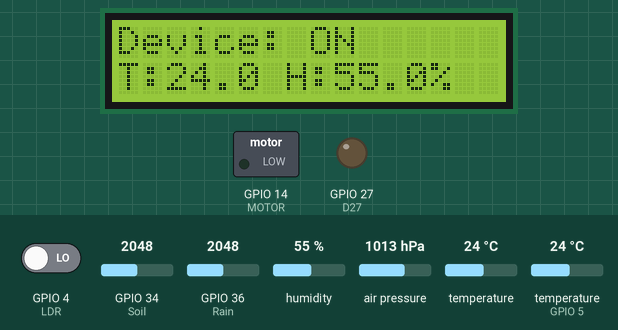
Recording of a program running on a simulated ESP32 board running MicroPython. Parts: 16×2 character LCD, switched loads named in the program (green lamp = pin HIGH), output pins drawn as LEDs (lit = HIGH). The test bench sets the inputs (shaded band); at power-on: GPIO 36 (Rain) = 2048, humidity 55 %, GPIO 4 (LDR) LOW, GPIO 34 (Soil) = 2048, air pressure 1013 hPa, temperature 24 °C, temperature (sensor on GPIO 5) 24 °C (analog values on the 0–4095 scale). Library files of the repository ran but are not shown: bmp180.py, i2c_lcd.py.

Above: at 3.6 s.
3.7 s: GPIO 36 (Rain) set to 2866
At 7.5 s:
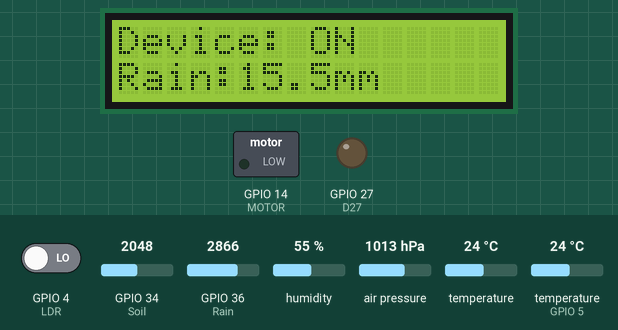
11.7 s: humidity set to 22 %
At 15.6 s:
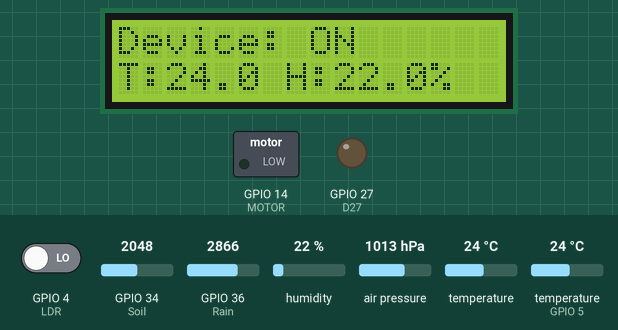
15.8 s: GPIO 36 (Rain) set to 3040
At 19.2 s:
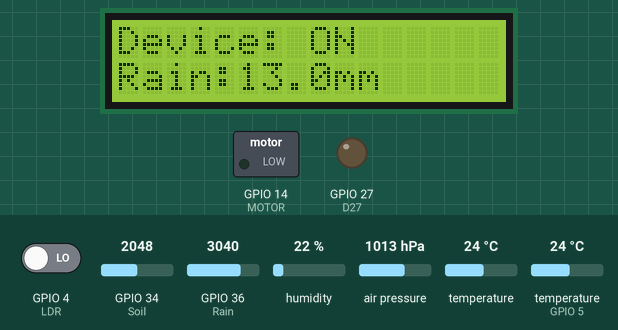
Timing chart, 0 to 20.7 s (numbered marks = the images above; inputs shaded):
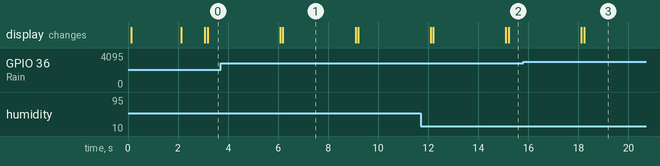

The program:

micropython.py
```python
from machine import Pin, ADC, I2C
from time import sleep, ticks_ms
from bmp180 import BMP180
from dht import DHT11
from i2c_lcd import I2cLcd
import sys

# Pin assignments
LDR = Pin(4, Pin.IN)
TH = Pin(5)
Rain = ADC(Pin(36))
Soil = ADC(Pin(34))
MOTOR = Pin(14, Pin.OUT)
D27 = Pin(27, Pin.OUT)

Rain.atten(ADC.ATTN_11DB)
Soil.atten(ADC.ATTN_11DB)

# I2C and sensor initialization
i2c = I2C(0, scl=Pin(22), sda=Pin(21))  # adjust if needed
bmp = BMP180(i2c)
dht = DHT11(TH)
lcd = I2cLcd(i2c, 0x27, 2, 16)

# Initial states
prev_ldr_state = LDR.value()
awaiting_response = False
motor_active = False
motor_start_time = 0
display_state = 0
last_display_change = ticks_ms()
last_sensor_read = ticks_ms()

temp = 0
humidity = 0
pressureVal = 0
rainMM = 0
soilMM = 0

lcd.putstr("System Starting...")
sleep(2)
lcd.clear()

while True:
    now = ticks_ms()

    # LDR change detection
    current_ldr_state = LDR.value()
    if current_ldr_state != prev_ldr_state:
        prev_ldr_state = current_ldr_state

        print(f'{{"temp":{temp},"humidity":{humidity},"pressure":{pressureVal},"soil":{soilMM}}}')
        awaiting_response = True

    # Sensor update every second
    if now - last_sensor_read > 1000:
        last_sensor_read = now

        try:
            dht.measure()
            temp = dht.temperature()
            humidity = dht.humidity()
        except Exception:
            lcd.move_to(0, 1)
            lcd.putstr("DHT Fail     ")

        rain_raw = Rain.read()
        rainPct = int(rain_raw * 100 / 4095)
        rainMM = (100 - rainPct) * 0.5

        soil_raw = Soil.read()
        soilPct = int(soil_raw * 100 / 4095)
        soilMM = (100 - soilPct) * 0.5

        try:
            pressureVal = bmp.pressure
        except:
            pass

    # LCD display rotation
    if now - last_display_change > 3000:
        last_display_change = now
        lcd.clear()
        lcd.move_to(0, 0)
        lcd.putstr("Device: ON")

        lcd.move_to(0, 1)
        if display_state == 0:
            lcd.putstr(f"T:{temp:.1f} H:{humidity:.1f}%")
        elif display_state == 1:
            lcd.putstr(f"Rain:{rainMM:.1f}mm")
        elif display_state == 2:
            lcd.putstr(f"Press:{int(pressureVal)}hPa")
        elif display_state == 3:
            lcd.putstr(f"Soil:{soilMM:.1f}mm")
        display_state = (display_state + 1) % 4

    # Handle Python response
    if awaiting_response and sys.stdin in select.select([sys.stdin], [], [], 0)[0]:
        try:
            received = int(sys.stdin.readline())
            if received == 1:
                MOTOR.value(1)
                D27.value(1)
                motor_start_time = ticks_ms()
                motor_active = True
            else:
                MOTOR.value(0)
                D27.value(0)
                motor_active = False
            awaiting_response = False
        except:
            pass

    # Turn off motor after 4 seconds
    if motor_active and ticks_ms() - motor_start_time > 4000:
        MOTOR.value(0)
        D27.value(0)
        motor_active = False

    # Keep D27 in sync if motor is still on
    if motor_active:
        D27.value(MOTOR.value())

    sleep(0.1)
```

Measured:
- what the display in image 1 shows lasts 2.9 s, from 6.2 s to 9.1 s
